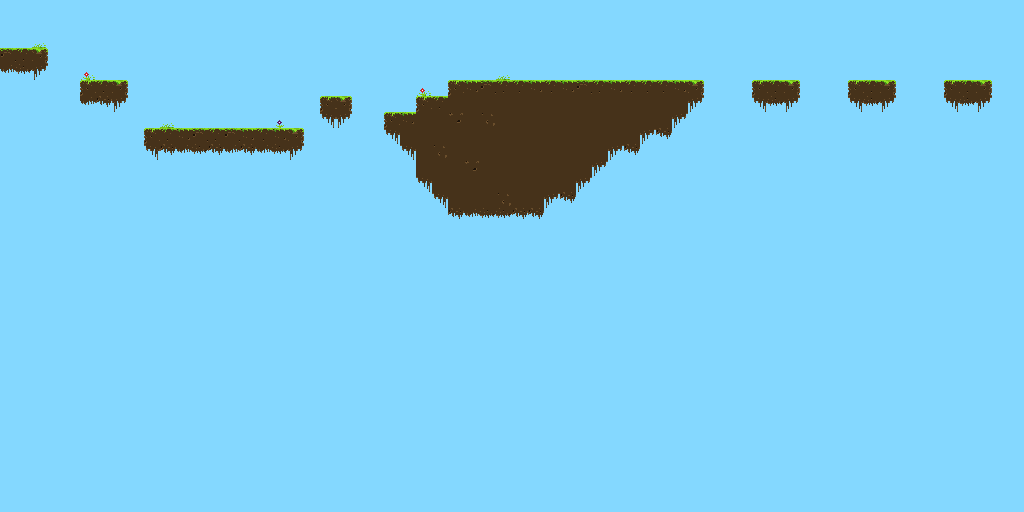

The image is a tile-based game level rendered from a .tmx file. Its description and source (layers, tilesets, objects; grid data summarised) follow:
An orthogonal 64x32 tile map with 16x16 px tiles, 2 tile layers (Background, Platforms) and 26 objects (15x platform, 4x waypoint, 3x coin, 2x item, 2x enemy).

<map version="1.0" orientation="orthogonal" renderorder="right-down" width="64" height="32" tilewidth="16" tileheight="16" nextobjectid="46">
 <tileset firstgid="1" name="tiles" tilewidth="16" tileheight="16" tilecount="88" columns="8">
  <image source="assets/sprites/tiles.png" width="128" height="176" />
 </tileset>
 <layer name="Background" width="64" height="32">
  <data>[2048 cells, 2048 non-empty, 1 distinct tile ids]</data>
 </layer>
 <layer name="Platforms" width="64" height="32">
  <data>[2048 cells, 184 non-empty, 16 distinct tile ids]</data>
 </layer>
 <objectgroup name="Objects">
  <object id="1" name="pistol" type="item" gid="65" x="208" y="128" width="16" height="16">
   <properties>
    <property name="animated" value="0" />
   </properties>
  </object>
  <object id="2" name="key" type="item" gid="68" x="448" y="80" width="16" height="16">
   <properties>
    <property name="animated" value="0" />
   </properties>
  </object>
  <object id="3" name="Platforma" type="platform" x="0" y="48" width="48" height="16" />
  <object id="4" name="Platforma" type="platform" x="80" y="80" width="48" height="16" />
  <object id="5" name="Platforma" type="platform" x="144" y="128" width="160" height="16" />
  <object id="8" name="Platforma" type="platform" x="448" y="80" width="96" height="128" />
  <object id="9" name="Platforma" type="platform" x="416" y="96" width="32" height="80" />
  <object id="10" name="Platforma" type="platform" x="384" y="112" width="32" height="16" />
  <object id="15" name="Coin" type="coin" gid="49" x="144" y="96" width="16" height="16">
   <properties>
    <property name="animated" value="1" />
    <property name="frames" value="4" />
    <property name="ticks_per_frame" value="6" />
   </properties>
  </object>
  <object id="16" name="Coin" type="coin" gid="49" x="176" y="96" width="16" height="16">
   <properties>
    <property name="animated" value="1" />
    <property name="frames" value="4" />
    <property name="ticks_per_frame" value="6" />
   </properties>
  </object>
  <object id="17" name="Coin" type="coin" gid="49" x="208" y="96" width="16" height="16">
   <properties>
    <property name="animated" value="1" />
    <property name="frames" value="4" />
    <property name="ticks_per_frame" value="6" />
   </properties>
  </object>
  <object id="20" name="Platforma" type="platform" x="320" y="96" width="32" height="16" />
  <object id="23" type="platform" x="0" y="0" width="16" height="256" />
  <object id="29" type="platform" x="544" y="80" width="160" height="16" />
  <object id="32" type="platform" x="544" y="96" width="96" height="48" />
  <object id="33" type="platform" x="640" y="96" width="32" height="32" />
  <object id="35" type="platform" x="544" y="144" width="48" height="32" />
  <object id="36" type="platform" x="752" y="80" width="48" height="16" />
  <object id="37" type="platform" x="848" y="80" width="48" height="16" />
  <object id="38" type="platform" x="944" y="80" width="48" height="16" />
  <object id="39" name="Waypoint" type="waypoint" x="128" y="112" width="16" height="16" />
  <object id="40" name="Waypoint" type="waypoint" x="304" y="112" width="16" height="16" />
  <object id="41" name="Enemy" type="enemy" x="176" y="112" width="16" height="16" />
  <object id="43" name="Enemy" type="enemy" x="528" y="64" width="16" height="16" />
  <object id="44" name="Waypoint" type="waypoint" x="432" y="64" width="16" height="16" />
  <object id="45" name="Waypoint" type="waypoint" x="704" y="64" width="16" height="16" />
 </objectgroup>
</map>